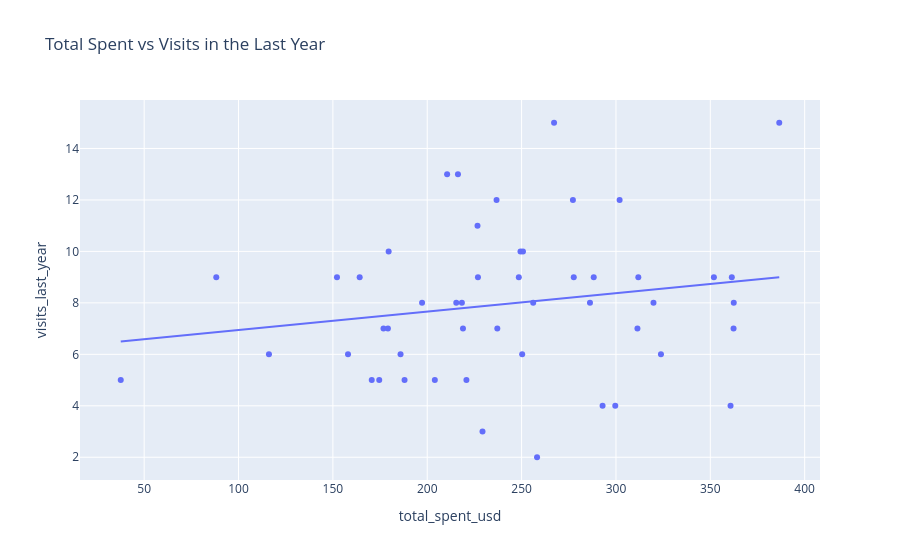

The notebook cell this image was saved under:
### Code cell
# Visualize the relationship
fig = px.scatter(
    bakery,
    x="total_spent_usd",
    y="visits_last_year",
    title="Total Spent vs Visits in the Last Year",
    trendline="ols"
)

fig.show()

### Figure 1 — Plotly figure (JSON) as saved in the notebook; plotly's stock layout.template omitted (floating-point values rounded to 4 significant figures)
{"data": [{"hovertemplate": "total_spent_usd=%{x}<br>visits_last_year=%{y}<extra></extra>", "legendgroup": "", "marker": {"color": "#636efa", "symbol": "circle"}, "mode": "markers", "name": "", "orientation": "v", "showlegend": false, "type": "scatter", "x": [351.9, 226.6, 37.59, 277.6, 218.4, 226.9, 286.2, 236.7, 267.2, 88.21, 174.6, 362.3, 248.5, 116.1, 164.2, 170.6, 258.2, 215.4, 197.3, 250.3, 288.2, 229.3, 204.0, 216.3, 277.2, 249.4, 311.4, 158.0, 188.0, 311.9, 185.8, 360.7, 362.4, 361.4, 179.6, 256.1, 210.5, 323.9, 386.5, 319.9, 250.7, 220.8, 301.9, 152.2, 292.9, 176.8, 299.6, 237.1, 218.9, 179.2], "xaxis": "x", "y": [9, 11, 5, 9, 8, 9, 8, 12, 15, 9, 5, 7, 9, 6, 9, 5, 2, 8, 8, 6, 9, 3, 5, 13, 12, 10, 7, 6, 5, 9, 6, 4, 8, 9, 10, 8, 13, 6, 15, 8, 10, 5, 12, 9, 4, 7, 4, 7, 7, 7], "yaxis": "y"}, {"hovertemplate": "<b>OLS trendline</b><br>visits_last_year = 0.00714391 * total_spent_usd + 6.23324<br>R<sup>2</sup>=0.032945<br><br>total_spent_usd=%{x}<br>visits_last_year=%{y} <b>(trend)</b><extra></extra>", "legendgroup": "", "marker": {"color": "#636efa", "symbol": "circle"}, "mode": "lines", "name": "", "showlegend": false, "type": "scatter", "x": [37.59, 88.21, 116.1, 152.2, 158.0, 164.2, 170.6, 174.6, 176.8, 179.2, 179.6, 185.8, 188.0, 197.3, 204.0, 210.5, 215.4, 216.3, 218.4, 218.9, 220.8, 226.6, 226.9, 229.3, 236.7, 237.1, 248.5, 249.4, 250.3, 250.7, 256.1, 258.2, 267.2, 277.2, 277.6, 286.2, 288.2, 292.9, 299.6, 301.9, 311.4, 311.9, 319.9, 323.9, 351.9, 360.7, 361.4, 362.3, 362.4, 386.5], "xaxis": "x", "y": [6.502, 6.863, 7.063, 7.32, 7.362, 7.406, 7.452, 7.48, 7.496, 7.513, 7.516, 7.561, 7.576, 7.643, 7.691, 7.737, 7.772, 7.778, 7.793, 7.797, 7.81, 7.852, 7.854, 7.871, 7.924, 7.927, 8.009, 8.015, 8.021, 8.024, 8.063, 8.078, 8.142, 8.213, 8.217, 8.278, 8.292, 8.326, 8.374, 8.39, 8.458, 8.461, 8.519, 8.547, 8.747, 8.81, 8.815, 8.822, 8.822, 8.995], "yaxis": "y"}], "layout": {"legend": {"tracegroupgap": 0}, "title": {"text": "Total Spent vs Visits in the Last Year"}, "xaxis": {"anchor": "y", "domain": [0, 1], "title": {"text": "total_spent_usd"}}, "yaxis": {"anchor": "x", "domain": [0, 1], "title": {"text": "visits_last_year"}}}}
